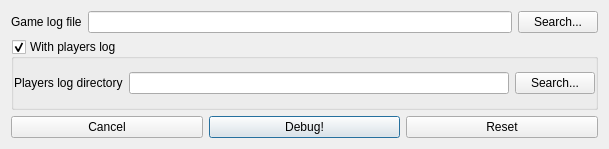
<?xml version="1.0" encoding="UTF-8"?>
<ui version="4.0">
 <class>SpDebugFCPDebugLogPlayerConfigDialog</class>
 <widget class="QDialog" name="SpDebugFCPDebugLogPlayerConfigDialog">
  <property name="geometry">
   <rect>
    <x>0</x>
    <y>0</y>
    <width>609</width>
    <height>149</height>
   </rect>
  </property>
  <property name="windowTitle">
   <string>Game log configuration for debug</string>
  </property>
  <layout class="QGridLayout" name="gridLayout">
   <item row="0" column="0">
    <widget class="QLabel" name="label">
     <property name="text">
      <string>Game log file</string>
     </property>
    </widget>
   </item>
   <item row="0" column="1">
    <widget class="QLineEdit" name="gameLogFileLineEdit"/>
   </item>
   <item row="0" column="2">
    <widget class="QPushButton" name="gameLogFileButton">
     <property name="text">
      <string>Search...</string>
     </property>
    </widget>
   </item>
   <item row="1" column="0" colspan="3">
    <widget class="QGroupBox" name="groupBox">
     <property name="title">
      <string>With players log</string>
     </property>
     <property name="checkable">
      <bool>true</bool>
     </property>
     <layout class="QGridLayout" name="gridLayout_2">
      <property name="leftMargin">
       <number>0</number>
      </property>
      <property name="rightMargin">
       <number>0</number>
      </property>
      <item row="0" column="0">
       <widget class="QLabel" name="label_2">
        <property name="text">
         <string>Players log directory</string>
        </property>
       </widget>
      </item>
      <item row="0" column="1">
       <widget class="QLineEdit" name="playersLogDirectoryLineEdit"/>
      </item>
      <item row="0" column="2">
       <widget class="QPushButton" name="playersLogDirectoryhButton">
        <property name="text">
         <string>Search...</string>
        </property>
       </widget>
      </item>
     </layout>
    </widget>
   </item>
   <item row="2" column="0" colspan="3">
    <layout class="QHBoxLayout" name="horizontalLayout">
     <item>
      <widget class="QPushButton" name="cancelButton">
       <property name="text">
        <string>Cancel</string>
       </property>
      </widget>
     </item>
     <item>
      <widget class="QPushButton" name="debugButton">
       <property name="text">
        <string>Debug!</string>
       </property>
       <property name="default">
        <bool>true</bool>
       </property>
      </widget>
     </item>
     <item>
      <widget class="QPushButton" name="ResetPushButton">
       <property name="text">
        <string>Reset</string>
       </property>
      </widget>
     </item>
    </layout>
   </item>
  </layout>
 </widget>
 <tabstops>
  <tabstop>gameLogFileLineEdit</tabstop>
  <tabstop>gameLogFileButton</tabstop>
  <tabstop>groupBox</tabstop>
  <tabstop>playersLogDirectoryLineEdit</tabstop>
  <tabstop>playersLogDirectoryhButton</tabstop>
  <tabstop>cancelButton</tabstop>
  <tabstop>debugButton</tabstop>
  <tabstop>ResetPushButton</tabstop>
 </tabstops>
 <resources/>
 <connections/>
</ui>
